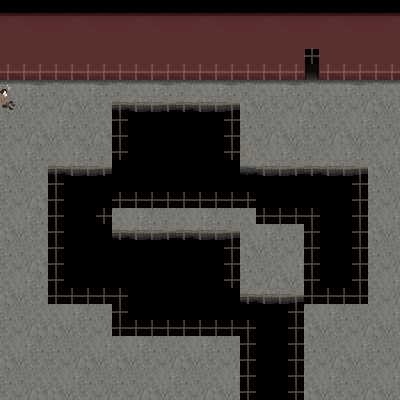

Below is a game level as drawn by its tile map, then a one-line description and the .tmx that defines it (tile-layer data replaced by summaries):
An orthogonal 25x25 tile map with 16x16 px tiles, 5 tile layers (floor, walls, props, above, ...), 2 tilesets and 1 object.

<map version="1.10" tiledversion="1.11.0" orientation="orthogonal" renderorder="right-down" width="25" height="25" tilewidth="16" tileheight="16" infinite="0" nextlayerid="7" nextobjectid="2">
 <properties>
  <property name="clamp_camera" type="bool" value="true" />
  <property name="music" value="res/audio/music/animated0.ogg" />
  <property name="music_speed" type="float" value="0.5" />
  <property name="music_volume" type="float" value="0.75" />
  <property name="tint" value="0,0,0,170" />
 </properties>
 <tileset firstgid="1" source="tilesets/industrial.tsx" />
 <tileset firstgid="153" source="tilesets/industrial_resprite.tsx" />
 <layer id="3" name="floor" width="25" height="25">
  <data>[625 cells, 305 non-empty, 36 distinct tile ids]</data>
 </layer>
 <layer id="1" name="walls" width="25" height="25">
  <data>[625 cells, 125 non-empty, 20 distinct tile ids]</data>
 </layer>
 <layer id="6" name="props" width="25" height="25">
  <data>[625 cells, 1 non-empty, 1 distinct tile ids]</data>
 </layer>
 <layer id="2" name="above" width="25" height="25">
  <data>[625 cells, 1 non-empty, 1 distinct tile ids]</data>
 </layer>
 <objectgroup id="5" name="entities">
  <object id="1" gid="63" x="304" y="80" width="16" height="16">
   <properties>
    <property name="draw" type="bool" value="false" />
    <property name="file" value="res/data/entity/entrances/walk_warp_nomusic.json" />
    <property name="warp_map" value="balcony.tmx" />
    <property name="warp_x" type="int" value="79" />
    <property name="warp_y" type="int" value="14" />
   </properties>
  </object>
 </objectgroup>
 <layer id="4" name="collision" width="25" height="25" opacity="0.5">
  <properties>
   <property name="draw" type="bool" value="false" />
  </properties>
  <data>[625 cells, 128 non-empty, 1 distinct tile ids]</data>
 </layer>
</map>
